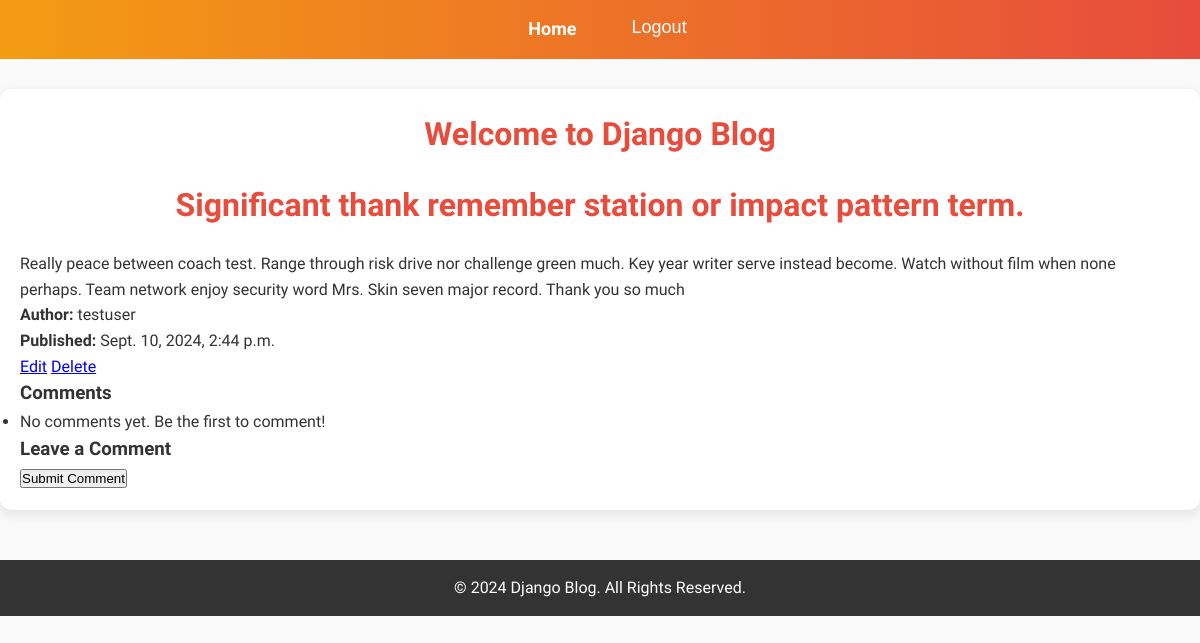
The page /post/1/ (signed in) on the database as committed earlier.
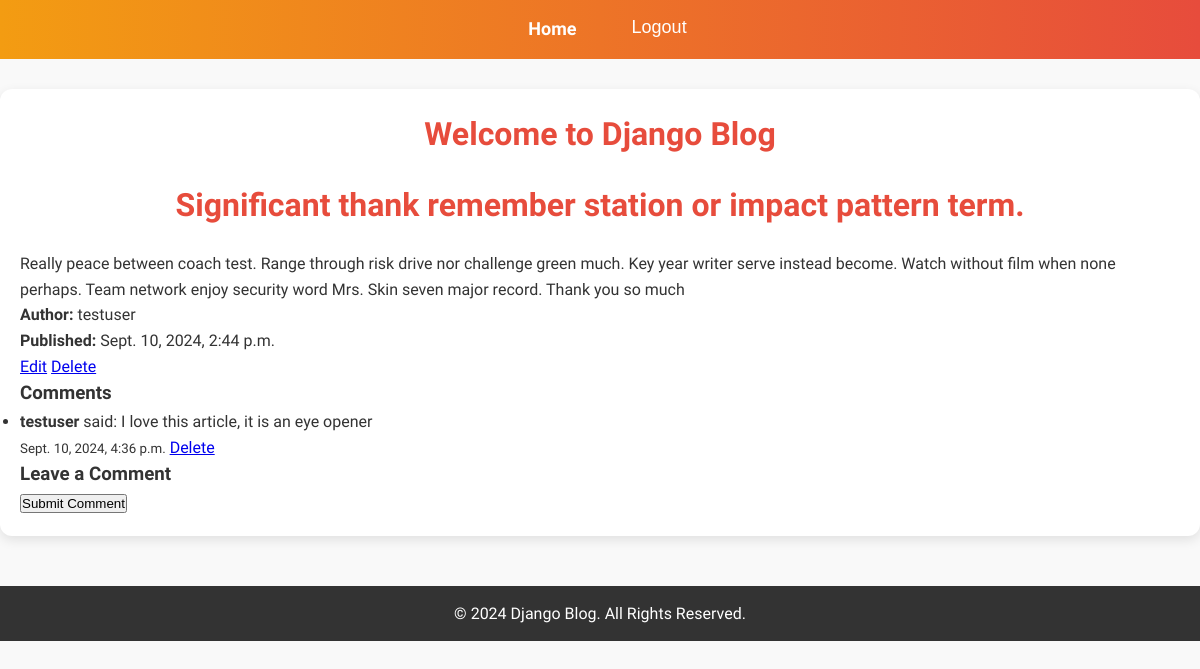
The same page on the database as committed later.
### blog/models.py (models this page shows, shortened)
class Comment(models.Model):
    post = models.ForeignKey(Post, related_name='comments', on_delete=models.CASCADE)
    author = models.ForeignKey(User, on_delete=models.CASCADE)
    content = models.TextField()
    created_at = models.DateTimeField(auto_now_add=True)
    updated_at = models.DateTimeField(auto_now=True)

### blog/views.py (the view)
# urls.py: path('post/<int:pk>/', PostDetailView.as_view(), name='post-detail'),
class PostDetailView(LoginRequiredMixin, DetailView):
    model = Post
    template_name = 'blog/post_detail.html'

### blog/templates/blog/post_detail.html (shortened to what this page needs)
{% extends 'blog/base.html' %}
{% block content %}
    <h2>{{ object.title }}</h2>
    <p>{{ object.content }}</p>
    <p><strong>Author:</strong> {{ object.author }}</p>
    <p><strong>Published:</strong> {{ object.published_date }}</p>
    {% if user == object.author %}
        <a href="{% url 'post-update' object.id %}">Edit</a>
        <a href="{% url 'post-delete' object.id %}">Delete</a>
    {% endif %}
    <h3>Comments</h3>
    <ul>
        {% for comment in object.comments.all %}
            <li>
                <strong>{{ comment.author }}</strong> said: {{ comment.content }}
                <br><small>{{ comment.created_at }}</small>
                {% if comment.author == user %}
                    <a href="{% url 'delete-comment' comment.id %}">Delete</a>
                {% endif %}
            </li>
        {% empty %}
            <li>No comments yet. Be the first to comment!</li>
        {% endfor %}
    </ul>
    <h3>Leave a Comment</h3>
    {% if user.is_authenticated %}
        <form method="post" action="{% url 'add-comment' object.id %}">
            <button type="submit">Submit Comment</button>
        </form>
    {% else %}
        <p><a href="{% url 'login' %}">Log in</a> to leave a comment.</p>
    {% endif %}
{% endblock %}

Rows that differ between the two databases and show on the page:
added Comment: author "testuser", content "I love this article, it is an eye opener", created_at "Sept. 10, 2024, 4:36 p.m.", shows "Delete"
Other text that changed with them:
text no longer shown: "No comments yet. Be the first to comment!"
